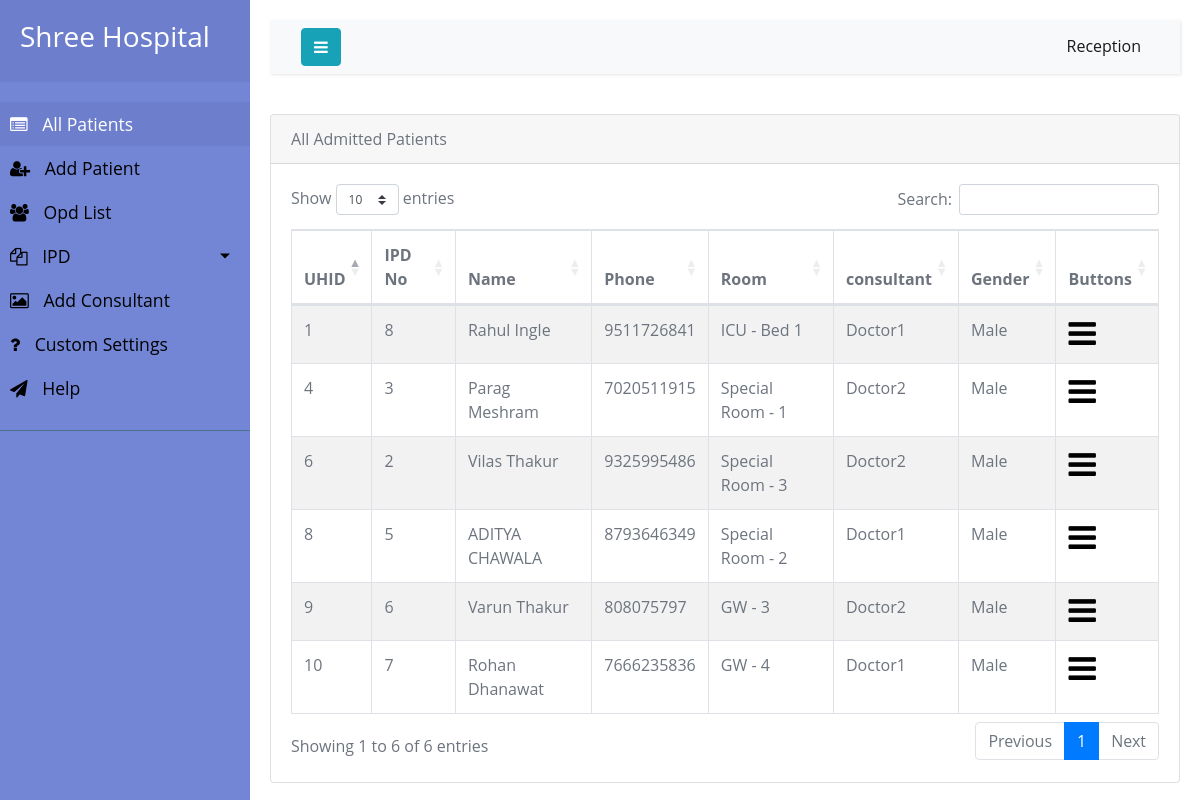
/ipdlist/ (signed in), run on the app's committed database.
### hospi/models.py (models this page shows, shortened)
class Ipd(models.Model):
    patient = models.ForeignKey(Patient, on_delete=models.CASCADE, blank=True)
    reason_admission = models.CharField(max_length=200, blank=True)
    provisional_diagnosis = models.CharField(max_length=200, )
    ipd_id = models.AutoField(primary_key=True)
    weight = models.CharField(max_length=10, blank=True)
    bill_responsible = models.CharField(max_length=100, blank=True)
    bill_relation = models.CharField(max_length=100, blank=True)
    rooms = models.ForeignKey(Rooms, on_delete=models.CASCADE, blank=True)
    date_of_admission = models.DateField(default=datetime.date.today)
    time_of_admission = models.TimeField(blank=True, default=now)
    condition_admission = models.CharField(max_length=20, choices=Admission_condition)
    consultant = models.CharField(max_length=20, choices=Consultant)
    secondary_consultant = models.CharField(max_length=200)

class Patient(models.Model):
    firstname = models.CharField(max_length=200)
    lastname = models.CharField(max_length=200)
    phone = models.CharField(max_length=20)
    alternate_phone = models.CharField(max_length=20)
    address = models.TextField()
    patient_id = models.AutoField(primary_key=True)
    gender = models.CharField(max_length=6, choices=Gender)

class Rooms(models.Model):
    name = models.CharField(max_length=200)
    def __str__(self):
        return str(self.name)

### hospi/views.py (the view)
# urls.py: path('ipdlist/', my_patient.ipd_list,name='ipdlist' ),
@login_required
def ipd_list(request):
    ipdlist = Ipd.objects.filter(discharge__isnull=True)
    return render(request, 'Ipdlist.html', {'ipd': ipdlist})

### hospi/templates/Ipdlist.html (shortened to what this page needs)
{% extends 'layout.html' %} {% block title %} All IPD {% endblock %} {% block body %}
<section>
	<div class="section-body">
		<div class="row">
			<div class="col-lg-12">
				<div class="card">
					<div class="card-header">
						<header>All Admitted Patients</header>
					</div>
					<div class="card-body">
						<div id =  class="table-responsive">
							<table id="example" class="table table-striped table-bordered" style="width:100%">
								<thead>
									<tr>
										<th>UHID</th>
										<th>IPD No</th>
										<th>Name</th>
										<th>Phone</th>
										<th>Room</th>
										<th>consultant</th>
										<th>Gender</th>
										<th>Buttons</th>
									</tr>
								</thead>
								<tbody>{% for order in ipd %}
									<tr class="gradeX">
										<td>{{ order.patient.patient_id}}</td>
										<td>{{ order.ipd_id }}</td>
											<td>{{ order.patient.firstname}} {{ order.patient.lastname  }}</td>
											<td>{{ order.patient.phone }}</td>
											<td>{{ order.rooms}}</td>
											<td>{{ order.consultant }}</td>
											<td>{{ order.patient.gender }}</td>
											<td> <a href="{% url 'discharge_details' order.ipd_id %}"><i class="fa fa fa-bars fa-2x" ></i> </a>
											</td>
									</tr>{% endfor %}</tbody>
							</table>
						</div>
						</div>
					</div>
				</div>
			</div>
		</div>
	</div>
{% endblock %}

### hospi/static/css/style4.css (style rules this page uses)
body { font-family: 'Poppins', sans-serif; background: #fafafa; }
a, a:hover, a:focus { color: inherit; text-decoration: none; transition: all 0.3s; }
i, span { display: inline-block; }

### hospi/templates/layout.html (style rules this page uses)
a, a:hover { color: initial; }
body { color: #6d747e; font-family: 'Open Sans', sans-serif; font-size: 16px; line-height: 1.5em; }
table { font-size: 1em; }

### data on the page
Ipd: patient.patient_id "6", ipd_id "2", patient.firstname "Vilas", patient.lastname "Thakur", patient.phone "9325995486", rooms "Special Room - 3", consultant "Doctor2", patient.gender "Male"
Ipd: patient.patient_id "4", ipd_id "3", patient.firstname "Parag", patient.lastname "Meshram", patient.phone "7020511915", rooms "Special Room - 1", consultant "Doctor2", patient.gender "Male"
Ipd: patient.patient_id "8", ipd_id "5", patient.firstname "ADITYA", patient.lastname "CHAWALA", patient.phone "8793646349", rooms "Special Room - 2", consultant "Doctor1", patient.gender "Male"
Ipd: patient.patient_id "9", ipd_id "6", patient.firstname "Varun", patient.lastname "Thakur", patient.phone "808075797", rooms "GW - 3", consultant "Doctor2", patient.gender "Male"
Ipd: patient.patient_id "10", ipd_id "7", patient.firstname "Rohan", patient.lastname "Dhanawat", patient.phone "7666235836", rooms "GW - 4", consultant "Doctor1", patient.gender "Male"
Ipd: patient.patient_id "1", ipd_id "8", patient.firstname "Rahul", patient.lastname "Ingle", patient.phone "9511726841", rooms "ICU - Bed 1", consultant "Doctor1", patient.gender "Male"
